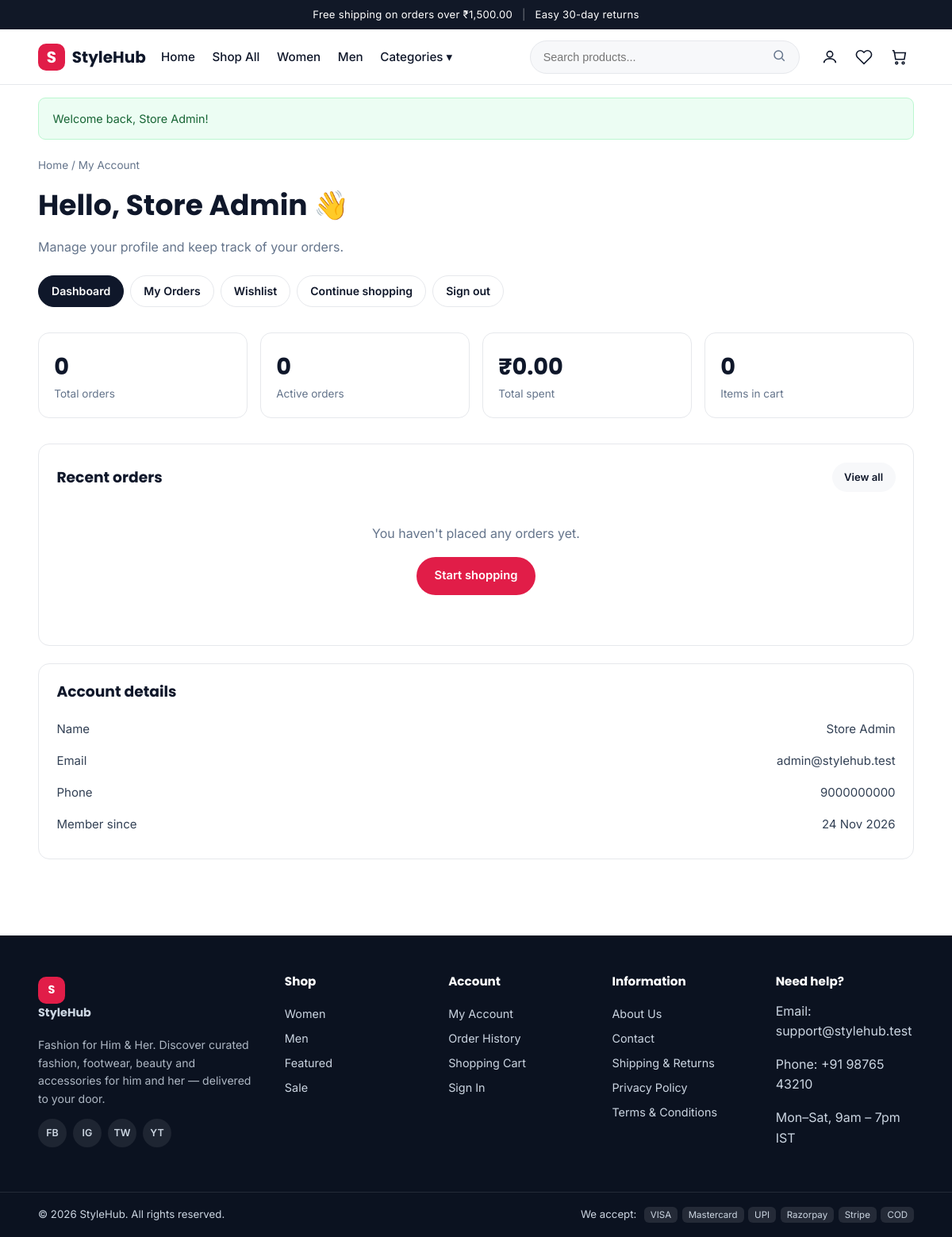
The page /account/dashboard.php (signed in) on the database its author committed.
### tables this page shows
CREATE TABLE IF NOT EXISTS users (
  id            INT AUTO_INCREMENT PRIMARY KEY,
  name          VARCHAR(120) NOT NULL,
  email         VARCHAR(190) NOT NULL UNIQUE,
  password_hash VARCHAR(255) NOT NULL,
  phone         VARCHAR(30)  DEFAULT NULL,
  role          ENUM('customer','admin') NOT NULL DEFAULT 'customer',
  created_at    DATETIME     NOT NULL DEFAULT CURRENT_TIMESTAMP
);

### includes/functions.php (called while the page is built, shortened)
<?php
require_once __DIR__ . '/../config/database.php';
function url(string $path = ''): string
{
    return BASE_PATH . '/' . ltrim($path, '/');
}
function e(?string $value): string
{
    return htmlspecialchars((string)$value, ENT_QUOTES, 'UTF-8');
}
function money($amount): string
{
    return CURRENCY . number_format((float)$amount, 2);
}
function current_user(): ?array
{
    static $user = null;
    if ($user === null) {
        $stmt = db()->prepare('SELECT id, name, email, phone, role, created_at FROM users WHERE id = ?');
        $stmt->execute([$_SESSION['user_id']]);
        $user = $stmt->fetch() ?: null;
    }
    return $user;
}
function is_logged_in(): bool
{
    return current_user() !== null;
}
function require_login(): void
{
    if (!is_logged_in()) {
        $_SESSION['redirect_after_login'] = $_SERVER['REQUEST_URI'] ?? url('account/dashboard.php');
        set_flash('info', 'Please sign in to continue.');
        redirect('account/login.php');
    }
}
function cart(): array
{
    return $_SESSION['cart'] ?? [];
}
function cart_count(): int
{
    return (int)array_sum(array_column(cart(), 'qty'));
}
    ob_start(); ?>

### config/database.php (called while the page is built, shortened)
<?php
function db(): PDO
{
    static $pdo = null;
    if ($pdo instanceof PDO) {
        return $pdo;
    }
    $dsn = sprintf('mysql:host=%s;port=%s;dbname=%s;charset=utf8mb4', DB_HOST, DB_PORT, DB_NAME);
    $options = [
        PDO::ATTR_ERRMODE            => PDO::ERRMODE_EXCEPTION,
        PDO::ATTR_DEFAULT_FETCH_MODE => PDO::FETCH_ASSOC,
        PDO::ATTR_EMULATE_PREPARES   => false,
    ];
    try {
        $pdo = new PDO($dsn, DB_USER, DB_PASS, $options);
    } catch (PDOException $e) {
        http_response_code(500);
        exit('<h2 style="font-family:sans-serif">Database connection failed</h2>'
            . '<p style="font-family:sans-serif">' . htmlspecialchars($e->getMessage()) . '</p>'
            . '<p style="font-family:sans-serif">Check the credentials in <code>config/config.php</code> '
            . 'and make sure you imported <code>database.sql</code>.</p>');
    }
    return $pdo;
}

### account/dashboard.php (the view, shortened to what this page needs)
<?php
require_once __DIR__ . '/../includes/functions.php';
require_login();
$user = current_user();
$stmt = db()->prepare('SELECT COUNT(*) AS orders, COALESCE(SUM(total),0) AS spent FROM orders WHERE user_id = ?');
$stmt->execute([$user['id']]);
$stats = $stmt->fetch();
$recentStmt = db()->prepare('SELECT o.*, (SELECT COUNT(*) FROM order_items i WHERE i.order_id = o.id) AS item_count
                             FROM orders o WHERE o.user_id = ? ORDER BY o.created_at DESC LIMIT 5');
$recentStmt->execute([$user['id']]);
$recent = $recentStmt->fetchAll();
$pendingStmt = db()->prepare("SELECT COUNT(*) FROM orders WHERE user_id = ? AND status IN ('pending','processing','shipped')");
$pendingStmt->execute([$user['id']]);
$pending = (int)$pendingStmt->fetchColumn();
require __DIR__ . '/../includes/header.php';
?>
<div class="container">
    <div class="breadcrumb"><a href="<?= e(url('index.php')) ?>">Home</a> / <span>My Account</span></div>
    <h1 style="margin-top:1rem">Hello, <?= e($user['name']) ?> &#128075;</h1>
    <p class="muted">Manage your profile and keep track of your orders.</p>
    <?php require __DIR__ . '/../includes/account-nav.php'; ?>
    <div class="stat-grid">
        <div class="stat"><div class="stat__num"><?= (int)$stats['orders'] ?></div><div class="stat__label">Total orders</div></div>
        <div class="stat"><div class="stat__num"><?= $pending ?></div><div class="stat__label">Active orders</div></div>
        <div class="stat"><div class="stat__num"><?= money($stats['spent']) ?></div><div class="stat__label">Total spent</div></div>
        <div class="stat"><div class="stat__num"><?= cart_count() ?></div><div class="stat__label">Items in cart</div></div>
    </div>
    <div class="panel">
        <div style="display:flex;justify-content:space-between;align-items:center;gap:1rem;flex-wrap:wrap">
            <h3 style="margin:0">Recent orders</h3>
            <a class="btn btn--ghost btn--sm" href="<?= e(url('account/orders.php')) ?>">View all</a>
        </div>
        <?php if (!$recent): ?>
            <div class="empty" style="padding:2.5rem 1rem">
                <p>You haven't placed any orders yet.</p>
                <a class="btn btn--accent" href="<?= e(url('shop.php')) ?>">Start shopping</a>
            </div>
        <?php endif; ?>
    </div>
    <div class="panel" style="margin-top:1.4rem">
        <h3>Account details</h3>
        <div class="summary-row"><span>Name</span><span><?= e($user['name']) ?></span></div>
        <div class="summary-row"><span>Email</span><span><?= e($user['email']) ?></span></div>
        <div class="summary-row"><span>Phone</span><span><?= e($user['phone'] ?: '—') ?></span></div>
        <div class="summary-row"><span>Member since</span><span><?= e(date('d M Y', strtotime($user['created_at']))) ?></span></div>
    </div>
</div>
<?php require __DIR__ . '/../includes/footer.php'; ?>

### assets/css/style.css (style rules this page uses)
:root { --ink: #0f172a; --ink-2: #334155; --muted: #64748b; --line: #e6e8ec; --bg: #ffffff; --bg-soft: #f7f8fa; --brand: #111827; --accent: #e11d48; --accent-dark: #be123c; --success: #16a34a; --warning: #d97706; --info: #2563eb; --danger: #dc2626; --radius: 14px; --radius-sm: 9px; --shadow: 0 10px 30px rgba(15, 23, 42, .08); --shadow-sm: 0 2px 10px rgba(15, 23, 42, .06); --font: 'Inter', system-ui, -apple-system, Segoe UI, Roboto, sans-serif; --font-head: 'Poppins', var(--font); }
*, *::before, *::after { box-sizing: border-box }
html { scroll-behavior: smooth }
body { margin: 0; font-family: var(--font); color: var(--ink); background: var(--bg); line-height: 1.6; -webkit-font-smoothing: antialiased; }
a { color: inherit; text-decoration: none }
h1, h2, h3, h4 { font-family: var(--font-head); line-height: 1.25; margin: 0 0 .5em; color: var(--ink) }
h1 { font-size: clamp(1.9rem, 3vw, 2.8rem) }
p { margin: 0 0 1em }
.container { width: min(1200px, 92%); margin-inline: auto }
.muted { color: var(--muted) }
.btn { display: inline-flex; align-items: center; justify-content: center; gap: .5rem; padding: .72rem 1.35rem; border-radius: 999px; border: 1.5px solid transparent; font-weight: 600; font-size: .92rem; cursor: pointer; transition: .18s; white-space: nowrap; background: var(--ink); color: #fff; }
.btn--accent { background: var(--accent) }
.btn--ghost { background: var(--bg-soft); color: var(--ink) }
.btn--sm { padding: .45rem .9rem; font-size: .82rem }
.breadcrumb { font-size: .85rem; color: var(--muted); margin: 1.4rem 0 0 }
.panel { background: #fff; border: 1px solid var(--line); border-radius: var(--radius); padding: 1.4rem }
.panel h3 { margin-bottom: 1rem }
.summary-row { display: flex; justify-content: space-between; padding: .5rem 0; font-size: .94rem; color: var(--ink-2) }
.stat-grid { display: grid; grid-template-columns: repeat(auto-fit, minmax(180px, 1fr)); gap: 1rem; margin-bottom: 2rem }
.stat { background: #fff; border: 1px solid var(--line); border-radius: var(--radius); padding: 1.2rem }
.stat__num { font-size: 1.8rem; font-weight: 700; font-family: var(--font-head) }
.stat__label { color: var(--muted); font-size: .85rem }
.empty { text-align: center; padding: 3.5rem 1rem; color: var(--muted) }

### rows shown on the page
users: name "Store Admin", email "admin@stylehub.test", phone "9000000000", created_at "24 Nov 2026"

### other values the page prints
money(FREE_SHIPPING_OVER) "₹1,500.00"
SITE_NAME "StyleHub"
$f['message'] "Welcome back, Store Admin!"
$stats['orders'] "0"
$pending "0"
money($stats['spent']) "₹0.00"
cart_count() "0"
SITE_TAGLINE "Fashion for Him & Her"
SUPPORT_EMAIL "support@stylehub.test"
SUPPORT_PHONE "+91 98765 43210"
